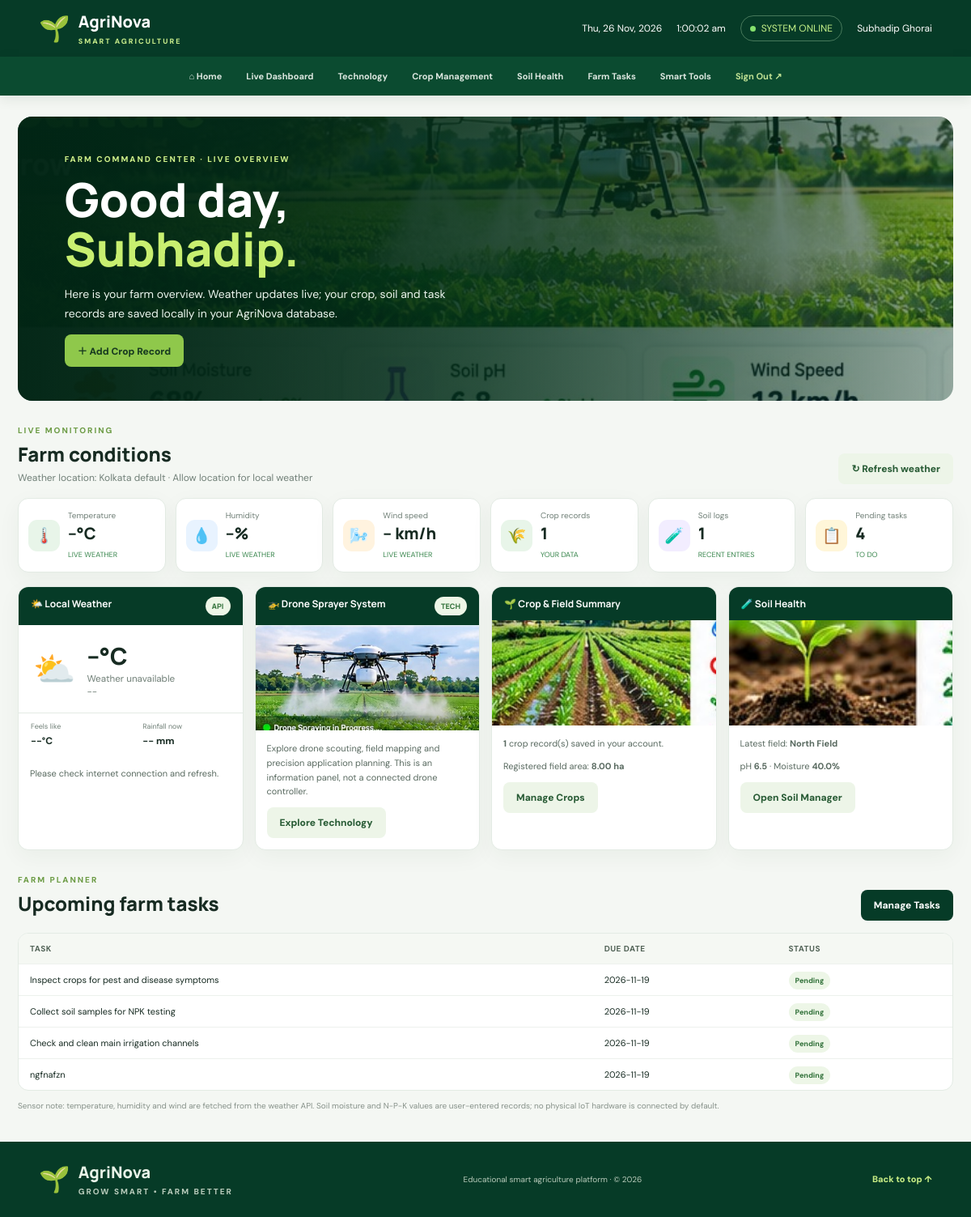
/dashboard (signed in), run on the app's committed database.
### tables this page shows
CREATE TABLE users(
          id INTEGER PRIMARY KEY AUTOINCREMENT, name TEXT NOT NULL,
          email TEXT UNIQUE NOT NULL, password_hash TEXT NOT NULL,
          role TEXT NOT NULL DEFAULT 'farmer', created_at TEXT NOT NULL
        );

CREATE TABLE soil_logs(
          id INTEGER PRIMARY KEY AUTOINCREMENT, user_id INTEGER NOT NULL,
          field_name TEXT NOT NULL, ph REAL, moisture REAL, nitrogen REAL,
          phosphorus REAL, potassium REAL, logged_at TEXT NOT NULL,
          FOREIGN KEY(user_id) REFERENCES users(id)
        );

CREATE TABLE tasks(
          id INTEGER PRIMARY KEY AUTOINCREMENT, user_id INTEGER NOT NULL,
          title TEXT NOT NULL, due_date TEXT DEFAULT '', status TEXT DEFAULT 'Pending',
          FOREIGN KEY(user_id) REFERENCES users(id)
        );

### app.py (the view)
@app.route("/dashboard")
@login_required
def dashboard():
    uid=session["user_id"]
    with db() as con:
        crops=con.execute("SELECT * FROM crops WHERE user_id=? ORDER BY id DESC",(uid,)).fetchall()
        soils=con.execute("SELECT * FROM soil_logs WHERE user_id=? ORDER BY id DESC LIMIT 5",(uid,)).fetchall()
        tasks=con.execute("SELECT * FROM tasks WHERE user_id=? ORDER BY due_date ASC,id DESC",(uid,)).fetchall()
    return render_template("dashboard.html", crops=crops, soils=soils, tasks=tasks)

### app.py (called while the page is built)
def db():
    conn = sqlite3.connect(DB_PATH)
    conn.row_factory = sqlite3.Row
    return conn

def login_required(fn):
    @wraps(fn)
    def wrapped(*args, **kwargs):
        if not session.get("user_id"):
            flash("Please sign in to access your farm dashboard.", "warning")
            return redirect(url_for("login"))
        return fn(*args, **kwargs)
    return wrapped

def current_user():
    if not session.get("user_id"): return None
    with db() as con:
        return con.execute("SELECT id,name,email,role FROM users WHERE id=?", (session["user_id"],)).fetchone()

@app.context_processor
def inject_globals():
    return {"current_user": current_user(), "year": datetime.now().year}

### templates/dashboard.html (shortened to what this page needs)
{% extends "base.html" %}{% block title %}Live Dashboard | AgriNova{% endblock %}{% block content %}<main class="container"><section class="hero">
<video class="hero-bg-video"
       autoplay
       muted
       loop
       playsinline>
    <source src="{{ url_for('static', filename='videos/Agriculture vedio.mp4') }}"
            type="video/mp4">
</video>
<div class="hero-video-overlay"></div>
<div class="hero-copy"><span class="eyebrow">FARM COMMAND CENTER · LIVE OVERVIEW</span><h1>Good day,<br><em>{{ current_user.name.split(' ')[0] }}.</em></h1><p>Here is your farm overview. Weather updates live; your crop, soil and task records are saved locally in your AgriNova database.</p><a class="btn" href="{{ url_for('crops_page') }}">＋ Add Crop Record</a></div></section>
<div class="section-head"><div><span class="eyebrow">LIVE MONITORING</span><h2>Farm conditions</h2><p id="weatherPlace">Weather location: Kolkata default · Allow location for local weather</p></div><button class="btn light" id="refreshWeather">↻ Refresh weather</button></div>
<section class="metrics"><article class="metric"><span class="mi">🌡️</span><div><small>Temperature</small><b id="temperature">--°C</b><em>LIVE WEATHER</em></div></article><article class="metric"><span class="mi" style="background:#e8f3ff">💧</span><div><small>Humidity</small><b id="humidity">--%</b><em>LIVE WEATHER</em></div></article><article class="metric"><span class="mi" style="background:#fff3df">🌬️</span><div><small>Wind speed</small><b id="wind">-- km/h</b><em>LIVE WEATHER</em></div></article><article class="metric"><span class="mi">🌾</span><div><small>Crop records</small><b>{{ crops|length }}</b><em>YOUR DATA</em></div></article><article class="metric"><span class="mi" style="background:#f2edff">🧪</span><div><small>Soil logs</small><b>{{ soils|length }}</b><em>RECENT ENTRIES</em></div></article><article class="metric"><span class="mi" style="background:#fff6d9">📋</span><div><small>Pending tasks</small><b>{{ tasks|selectattr('status','equalto','Pending')|list|length }}</b><em>TO DO</em></div></article></section>
<div class="grid4"><article class="card"><div class="card-head">🌤️ Local Weather <span class="pill">API</span></div><div class="weatherbox"><span class="ico" id="weatherIcon">⛅</span><div><b id="weatherTemp">--°C</b><small id="weatherDesc">Loading weather…</small><small id="weatherTime">--</small></div></div><div class="two-stats"><div><small>Feels like</small><b id="feels">--°C</b></div><div><small>Rainfall now</small><b id="rain">-- mm</b></div></div><div class="card-body"><p id="weatherMessage">Live weather requires internet access.</p></div></article>
<article class="card"><div class="card-head">🚁 Drone Sprayer System <span class="pill">TECH</span></div><img src="/static/images/drone-sprayer.jpg" alt="Agricultural drone spraying"><div class="card-body"><p>Explore drone scouting, field mapping and precision application planning. This is an information panel, not a connected drone controller.</p><a class="btn light" href="{{ url_for('technology') }}">Explore Technology</a></div></article>
<article class="card"><div class="card-head">🌱 Crop & Field Summary</div><img src="/static/images/crop-rows.jpg" alt="Crop rows"><div class="card-body"><p><b>{{ crops|length }}</b> crop record(s) saved in your account.</p><p>Registered field area: <b>{{ '%.2f'|format(crops|sum(attribute='area')) }} ha</b></p><a class="btn light" href="{{ url_for('crops_page') }}">Manage Crops</a></div></article>
<article class="card"><div class="card-head">🧪 Soil Health</div><img src="/static/images/seedling.jpg" alt="Seedling in soil"><div class="card-body">{% if soils %}<p>Latest field: <b>{{ soils[0].field_name }}</b></p><p>pH <b>{{ soils[0].ph }}</b> · Moisture <b>{{ soils[0].moisture }}%</b></p>{% else %}<p>No soil test has been saved yet. Add your lab or sensor reading to build a soil history.</p>{% endif %}<a class="btn light" href="{{ url_for('soil_page') }}">Open Soil Manager</a></div></article></div>
<div class="section-head"><div><span class="eyebrow">FARM PLANNER</span><h2>Upcoming farm tasks</h2></div><a class="btn dark" href="{{ url_for('tasks_page') }}">Manage Tasks</a></div>
<div class="table-wrap"><table class="table"><thead><tr><th>Task</th><th>Due date</th><th>Status</th></tr></thead><tbody>{% for t in tasks[:5] %}<tr><td>{{ t.title }}</td><td>{{ t.due_date or 'Not set' }}</td><td><span class="pill">{{ t.status }}</span></td></tr>{% else %}<tr><td colspan="3" class="empty">No tasks yet. Add a reminder in Farm Tasks.</td></tr>{% endfor %}</tbody></table></div>
<p class="sensor-note">Sensor note: temperature, humidity and wind are fetched from the weather API. Soil moisture and N-P-K values are user-entered records; no physical IoT hardware is connected by default.</p></main>{% endblock %}

### templates/base.html (shortened to what this page needs)
<!doctype html><html lang="en"><head><link rel="stylesheet" href="{{ url_for('static',filename='style.css') }}"></head><body>
<header class="top"><a class="brand" href="{{ url_for('index') }}"><span class="brand-mark">🌱</span><span><b>AgriNova</b><small>SMART AGRICULTURE</small></span></a><div class="top-right"><span class="date" id="topDate">--</span><span id="topClock">--:--:--</span>{% if current_user %}<span class="live">SYSTEM ONLINE</span><span>{{ current_user.name }}</span>{% endif %}</div></header>
<nav class="nav"><a href="{{ url_for('dashboard') if current_user else url_for('index') }}">⌂ Home</a>{% if current_user %}<a href="{{ url_for('dashboard') }}">Live Dashboard</a><a href="{{ url_for('technology') }}">Technology</a><a href="{{ url_for('crops_page') }}">Crop Management</a><a href="{{ url_for('soil_page') }}">Soil Health</a><a href="{{ url_for('tasks_page') }}">Farm Tasks</a><a href="{{ url_for('tools_page') }}">Smart Tools</a><a class="right" href="{{ url_for('logout') }}">Sign Out ↗</a>{% else %}<a href="#features">Features</a><a href="{{ url_for('login') }}">Login</a><a class="right" href="{{ url_for('register') }}">Create Account</a>{% endif %}</nav>
{% block content %}{% endblock %}
<footer class="footer"><div class="brand"><span class="brand-mark">🌱</span><span><b>AgriNova</b><small>GROW SMART • FARM BETTER</small></span></div><small>Educational smart agriculture platform · © {{ year }}</small><a href="#top">Back to top ↑</a></footer>
</body></html>

### data on the page
users: name "Subhadip Ghorai", name "Subhadip"
soil_logs: field_name "North Field", ph "6.5", moisture "40.0"
tasks: title "Inspect crops for pest and disease symptoms", due_date "2026-11-19", status "Pending"
tasks: title "Collect soil samples for NPK testing", due_date "2026-11-19", status "Pending"
tasks: title "Check and clean main irrigation channels", due_date "2026-11-19", status "Pending"
tasks: title "ngfnafzn", due_date "2026-11-19", status "Pending"

### other printed values
{{ crops|length }} "1"
{{ soils|length }} "1"
{{ tasks|selectattr('status','equalto','Pending')|list|length }} "4"
{{ '%.2f'|format(crops|sum(attribute='area')) }} "8.00"
{{ year }} "2026"
